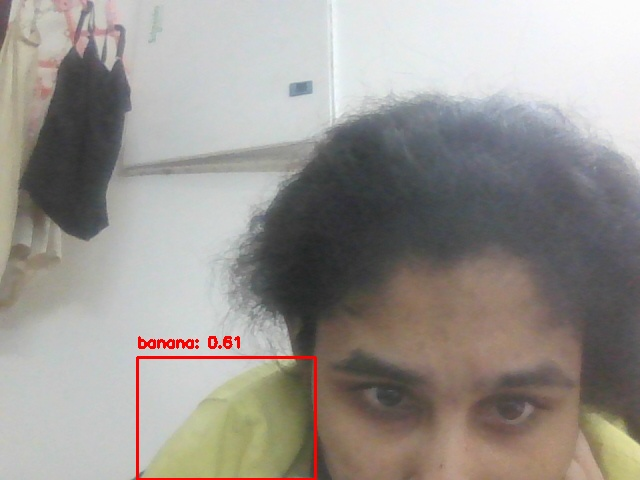
#> input picture data/captured_frames/20250423_192315.jpg, 640 x 480 px
$ python -i motion_detection.py   (imports and definitions only)
#> lines starting #> are read from the running program, lines starting #| are printed output that depends on the picture
# motion_detection.py
import cv2

class MotionDetector:
    def __init__(self):
        self.prev_frame = None

    def detect_motion(self, frame):
        # Convert frame to grayscale

        gray_frame = cv2.cvtColor(frame, cv2.COLOR_BGR2GRAY)
        gray_frame = cv2.GaussianBlur(gray_frame, (21, 21), 0)

        if self.prev_frame is None:
            self.prev_frame = gray_frame
            return False, frame  # No motion detected initially

        # Compute absolute difference between the current frame and previous frame
        frame_diff = cv2.absdiff(self.prev_frame, gray_frame)

        # Threshold the difference to get a binary image
        _, thresh_frame = cv2.threshold(frame_diff, 25, 255, cv2.THRESH_BINARY)

        # Find contours to identify areas of motion
        contours, _ = cv2.findContours(thresh_frame, cv2.RETR_EXTERNAL, cv2.CHAIN_APPROX_SIMPLE)

        motion_detected = False

        for contour in contours:
            if cv2.contourArea(contour) > 5000:  # Minimum area for detecting significant motion
                (x, y, w, h) = cv2.boundingRect(contour)
                cv2.rectangle(frame, (x, y), (x + w, y + h), (0, 255, 0), 2)
                motion_detected = True

        self.prev_frame = gray_frame  # Update previous frame

        return motion_detected, frame

>>> import cv2
>>> picture = cv2.imread('../data/captured_frames/20250423_192315.jpg')
#> picture is the input picture: shape (480, 640, 3); mean B, G, R 144.4, 149.3, 153.9
>>> result = MotionDetector().detect_motion(picture)
#> in detect_motion, `gray_frame = cv2.cvtColor(frame, cv2.COLOR_BGR2GRAY)`:
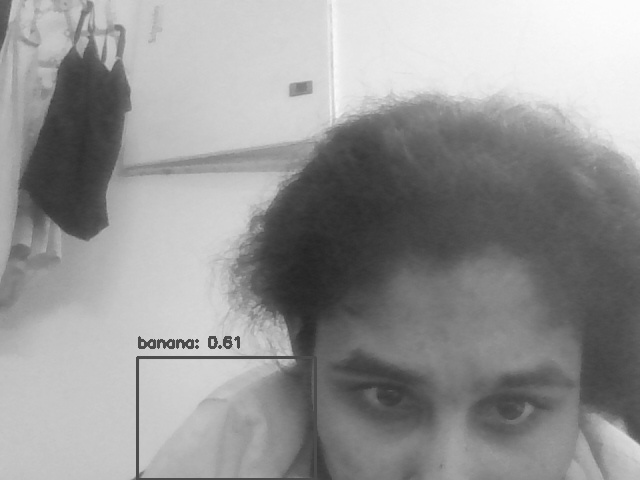
#> gray_frame: shape (480, 640); min 36, max 252, mean 150.1
